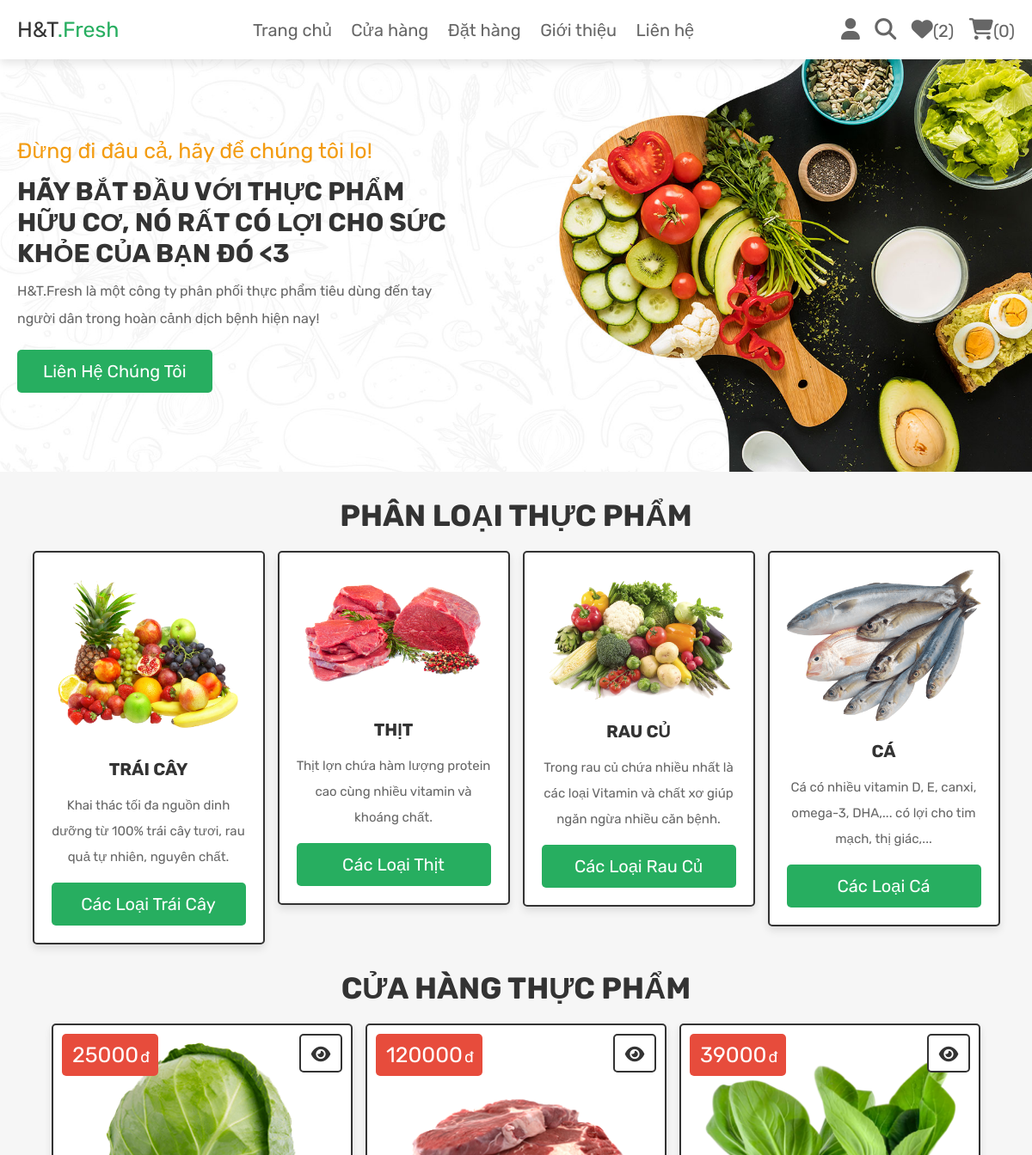
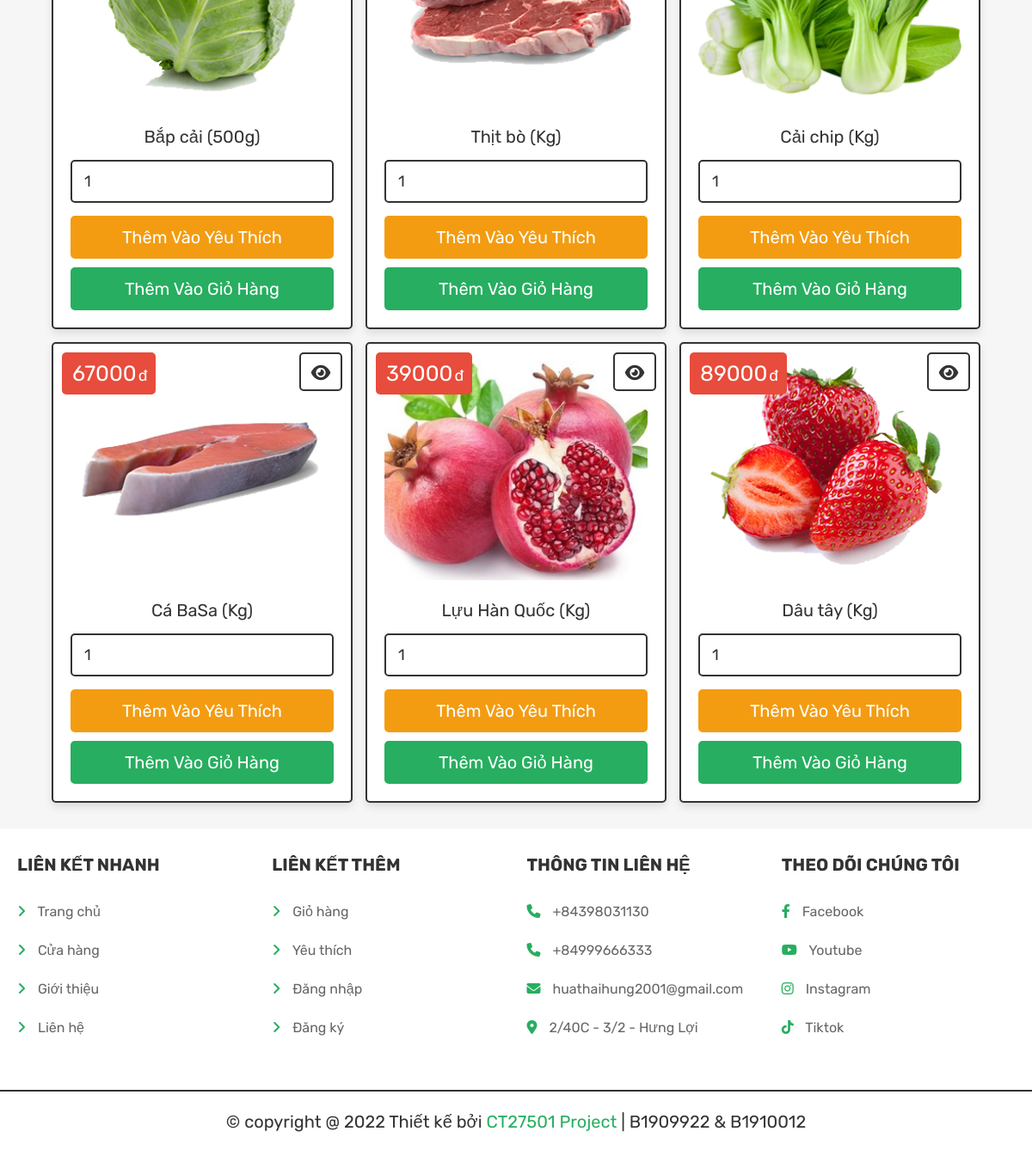
Page /myweb/home.php (signed in) on the committed database (2 pictures, top to bottom).
### tables this page shows
CREATE TABLE `products` (
  `id` int(100) NOT NULL,
  `name` varchar(100) NOT NULL,
  `category` varchar(20) NOT NULL,
  `details` varchar(500) NOT NULL,
  `price` int(100) NOT NULL,
  `image` varchar(100) NOT NULL
);

### myweb/home.php (the view, shortened to what this page needs)
<?php
@include 'config.php';
?>
<!DOCTYPE html>
<html lang="en">
<head>
   <link rel="stylesheet" href="https://cdnjs.cloudflare.com/ajax/libs/font-awesome/6.1.1/css/all.min.css">
   <link rel="stylesheet" href="css/style.css">
</head>
<body>
<?php include 'header.php'; ?>
<div class="home-bg">
   <section class="home">
      <div class="content">
         <span>Đừng đi đâu cả, hãy để chúng tôi lo!</span>
         <h3>Hãy bắt đầu với thực phẩm hữu cơ, nó rất có lợi cho sức khỏe của bạn đó <3</h3>
         <p>H&T.Fresh là một công ty phân phối thực phẩm tiêu dùng đến tay người dân trong hoàn cảnh dịch bệnh hiện nay!</p>
         <a href="about.php" class="btn">Liên hệ chúng tôi</a>
      </div>
   </section>
</div>
<section class="home-category">
   <h1 class="title">Phân loại thực phẩm</h1>
   <div class="box-container">
      <div class="box">
         <img src="images/cat-1.png" alt="">
         <h3>Trái cây</h3>
         <p>Khai thác tối đa nguồn dinh dưỡng từ 100% trái cây tươi, rau quả tự nhiên, nguyên chất.</p>
         <a href="category.php?category=Trái cây" class="btn">các loại trái cây</a>
      </div>
      <div class="box">
         <img src="images/cat-2.png" alt="">
         <h3>Thịt</h3>
         <p>Thịt lợn chứa hàm lượng protein cao cùng nhiều vitamin và khoáng chất.</p>
         <a href="category.php?category=Thịt" class="btn">các loại thịt</a>
      </div>
      <div class="box">
         <img src="images/cat-3.png" alt="">
         <h3>Rau củ</h3>
         <p>Trong rau củ chứa nhiều nhất là các loại Vitamin và chất xơ giúp ngăn ngừa nhiều căn bệnh.</p>
         <a href="category.php?category=Rau củ" class="btn">các loại Rau củ</a>
      </div>
      <div class="box">
         <img src="images/cat-4.png" alt="">
         <h3>Cá</h3>
         <p>Cá có nhiều vitamin D, E, canxi, omega-3, DHA,... có lợi cho tim mạch, thị giác,...</p>
         <a href="category.php?category=Cá" class="btn">các loại Cá</a>
      </div>
   </div>
</section>
<section class="products">
   <h1 class="title">Cửa hàng thực phẩm</h1>
   <div class="box-container">
   <?php
      $select_products = $conn->prepare("SELECT * FROM `products` LIMIT 6");
      $select_products->execute();
      if($select_products->rowCount() > 0){
         while($fetch_products = $select_products->fetch(PDO::FETCH_ASSOC)){
   ?>
   <form action="" class="box" method="POST">
      <div class="price"><span><?= $fetch_products['price']; ?></span>đ</div>
      <a href="view_page.php?pid=<?= $fetch_products['id']; ?>" class="fas fa-eye"></a>
      <img src="uploaded_img/<?= $fetch_products['image']; ?>" alt="">
      <div class="name"><?= $fetch_products['name']; ?></div>
      <input type="number" min="1" value="1" name="p_qty" class="qty">
      <input type="submit" value="Thêm vào yêu thích" class="option-btn" name="add_to_wishlist">
      <input type="submit" value="Thêm vào giỏ hàng" class="btn" name="add_to_cart">
   </form>
   <?php
      }
   }else{
      echo '<p class="empty">Chưa có sản phẩm nào!</p>';
   }
   ?>
   </div>
</section>
<?php include 'footer.php'; ?>
</body>
</html>

### myweb/header.php (shortened to what this page needs)
<header class="header">
   <div class="flex">
      <a href="home.php" class="logo">H&T<span>.Fresh</span></a>
      <nav class="navbar">
         <a href="home.php">Trang chủ</a>
         <a href="shop.php">Cửa hàng</a>
         <a href="orders.php">Đặt hàng</a>
         <a href="about.php">Giới thiệu</a>
         <a href="contact.php">Liên hệ</a>
      </nav>
      <div class="icons">
         <div id="user-btn" class="fas fa-user"></div>
         <a href="search_page.php" class="fas fa-search"></a>
         <?php
            $count_cart_items = $conn->prepare("SELECT * FROM `cart` WHERE user_id = ?");
            $count_cart_items->execute([$user_id]);
            $count_wishlist_items = $conn->prepare("SELECT * FROM `wishlist` WHERE user_id = ?");
            $count_wishlist_items->execute([$user_id]);
         ?>
         <a href="wishlist.php"><i class="fas fa-heart"></i><span>(<?= $count_wishlist_items->rowCount(); ?>)</span></a>
         <a href="cart.php"><i class="fas fa-shopping-cart"></i><span>(<?= $count_cart_items->rowCount(); ?>)</span></a>
      </div>
   </div>
</header>

### myweb/footer.php
<footer class="footer">
   <section class="box-container">
      <div class="box">
         <h3>Liên kết nhanh</h3>
         <a href="home.php"> <i class="fas fa-angle-right"></i> Trang chủ</a>
         <a href="shop.php"> <i class="fas fa-angle-right"></i> Cửa hàng</a>
         <a href="about.php"> <i class="fas fa-angle-right"></i> Giới thiệu</a>
         <a href="contact.php"> <i class="fas fa-angle-right"></i> Liên hệ</a>
      </div>
      <div class="box">
         <h3>Liên kết thêm</h3>
         <a href="cart.php"> <i class="fas fa-angle-right"></i> Giỏ hàng</a>
         <a href="wishlist.php"> <i class="fas fa-angle-right"></i> Yêu thích</a>
         <a href="login.php"> <i class="fas fa-angle-right"></i> Đăng nhập</a>
         <a href="register.php"> <i class="fas fa-angle-right"></i> Đăng ký</a>
      </div>
      <div class="box">
         <h3>Thông tin liên hệ</h3>
        <a href="#"> <i class="fas fa-phone"></i> +84398031130 </a>
       <a href="#"> <i class="fas fa-phone"></i> +84999666333 </a>
       <a href="#"> <i class="fas fa-envelope"></i> huathaihung2001@gmail.com </a>
        <a href="#"> <i class="fas fa-map-marker-alt"></i> 2/40C - 3/2 - Hưng Lợi </a>
      </div>
      <div class="box">
         <h3>Theo dõi chúng tôi</h3>
         <a href="#"> <i class="fab fa-facebook-f"></i> Facebook </a>
         <a href="#"> <i class="fab fa-youtube"></i> Youtube </a>
         <a href="#"> <i class="fab fa-instagram"></i> Instagram </a>
         <a href="#"> <i class="fab fa-tiktok"></i> Tiktok </a>
      </div>
   </section>
   <p class="credit"> &copy; copyright @ <?= date('Y'); ?> Thiết kế bởi <span>CT27501 Project</span> | B1909922 & B1910012 </p>
</footer>

### myweb/css/style.css (style rules this page uses)
.home-bg { background: url(../images/home-bg.jpg) no-repeat; background-size: cover; background-position: center; }
.home-bg .home { display: flex; align-items: center; min-height: 60vh; }
.home-bg .home .content { width: 50rem; }
.home-bg .home .content span { color:var(--orange); font-size: 2.5rem; }
.home-bg .home .content h3 { font-size: 3rem; text-transform: uppercase; margin-top: 1.5rem; color:var(--black); }
.home-bg .home .content p { font-size: 1.6rem; padding:1rem 0; line-height: 2; color:var(--light-color); }
.home-bg .home .content a { display: inline-block; width: auto; }
.home-category .box-container { display: grid; grid-template-columns: repeat(auto-fit, 27rem); gap:1.5rem; justify-content: center; align-items: flex-start; }
.home-category .box-container .box { padding:2rem; text-align: center; border:var(--border); background-color: var(--white); box-shadow: var(--box-shadow); border-radius: .5rem; }
.home-category .box-container .box img { width: 100%; margin-bottom: 1rem; }
.home-category .box-container .box h3 { text-transform: uppercase; color:var(--black); padding:1rem 0; font-size: 2rem; }
.home-category .box-container .box p { line-height: 2; font-size: 1.5rem; color:var(--light-color); padding:.5rem 0; }
.home-category { padding-bottom: 0; }
.products .box-container { display: grid; grid-template-columns: repeat(auto-fit, 35rem); gap:1.5rem; justify-content: center; align-items: flex-start; }
.products .box-container .box { padding:2rem; text-align: center; border:var(--border); background-color: var(--white); box-shadow: var(--box-shadow); border-radius: .5rem; position: relative; }
.products .box-container .box .price { position: absolute; top:1rem; left:1rem; padding:1rem; border-radius: .5rem; background-color: var(--red); font-size: 1.8rem; color:var(--white); }
.products .box-container .box .price span { font-size: 2.5rem; color:var(--white); margin:0 .2rem; }
.products .box-container .box .fa-eye { position: absolute; top:1rem; right:1rem; border-radius: .5rem; height: 4.5rem; line-height: 4.3rem; width: 5rem; border:var(--border); color:var(--black); font-size: 2rem; background-color: var(--white); }
.products .box-container .box img { width: 100%; margin-bottom: 1rem; }
.products .box-container .box .name { font-size: 2rem; color:var(--black); padding:1rem 0; }
.products .box-container .box .qty { margin:.5rem 0; border-radius: .5rem; padding:1.2rem 1.4rem; font-size: 1.8rem; color:var(--black); border:var(--border); width: 100%; }

### rows in the picture
products: price "25000", image (picture), name "Bắp cải (500g)"
products: price "120000", image (picture), name "Thịt bò (Kg)"
products: price "39000", image (picture), name "Cải chip (Kg)"
products: price "67000", image (picture), name "Cá BaSa (Kg)"
products: price "39000", image (picture), name "Lựu Hàn Quốc (Kg)"
products: price "89000", image (picture), name "Dâu tây (Kg)"

### other values in the picture
$count_wishlist_items->rowCount() "2"
$count_cart_items->rowCount() "0"
